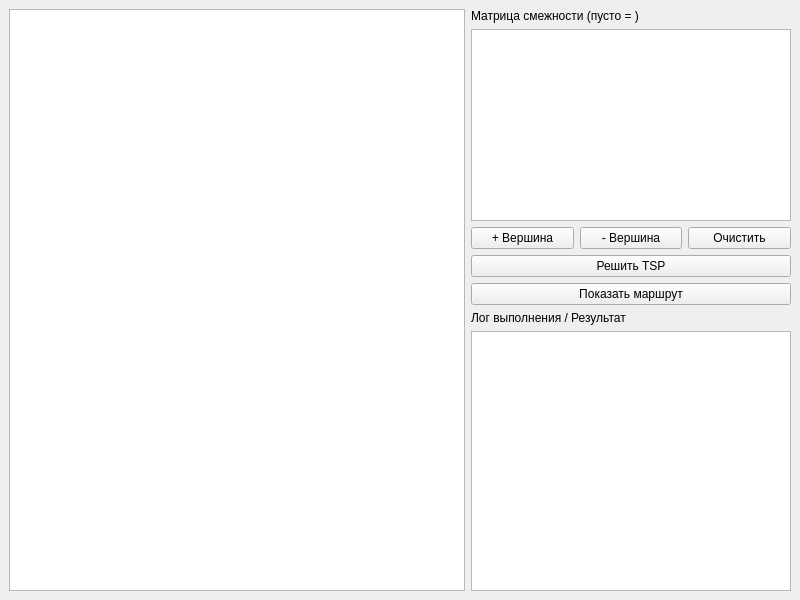
<?xml version="1.0" encoding="UTF-8"?>
<ui version="4.0">
 <class>MainWindow</class>
 <widget class="QMainWindow" name="MainWindow">
  <property name="geometry">
   <rect>
    <x>0</x>
    <y>0</y>
    <width>800</width>
    <height>600</height>
   </rect>
  </property>
  <property name="windowTitle">
   <string>MainWindow</string>
  </property>
  <widget class="QWidget" name="centralwidget">
   <layout class="QHBoxLayout" name="horizontalLayout_2">
    <item>
     <layout class="QHBoxLayout" name="horizontalLayout" stretch="10,7">
      <item>
       <widget class="QGraphicsView" name="graphicsView"/>
      </item>
      <item>
       <layout class="QVBoxLayout" name="verticalLayout">
        <item>
         <widget class="QLabel" name="label">
          <property name="text">
           <string>Матрица смежности (пусто = )</string>
          </property>
         </widget>
        </item>
        <item>
         <widget class="QTableWidget" name="tableMatrix">
          <property name="sizePolicy">
           <sizepolicy hsizetype="Minimum" vsizetype="Minimum">
            <horstretch>0</horstretch>
            <verstretch>0</verstretch>
           </sizepolicy>
          </property>
         </widget>
        </item>
        <item>
         <layout class="QHBoxLayout" name="horizontalLayout_3">
          <item>
           <widget class="QPushButton" name="btnAddVertex">
            <property name="text">
             <string>+ Вершина</string>
            </property>
           </widget>
          </item>
          <item>
           <widget class="QPushButton" name="btnRemoveVertex">
            <property name="text">
             <string>- Вершина</string>
            </property>
           </widget>
          </item>
          <item>
           <widget class="QPushButton" name="btnClearMatrix">
            <property name="text">
             <string>Очистить</string>
            </property>
           </widget>
          </item>
         </layout>
        </item>
        <item>
         <widget class="QPushButton" name="btnSolve">
          <property name="text">
           <string>Решить TSP</string>
          </property>
         </widget>
        </item>
        <item>
         <widget class="QPushButton" name="btnShowRoute">
          <property name="text">
           <string>Показать маршрут</string>
          </property>
         </widget>
        </item>
        <item>
         <widget class="QLabel" name="label_2">
          <property name="text">
           <string>Лог выполнения / Результат</string>
          </property>
         </widget>
        </item>
        <item>
         <widget class="QPlainTextEdit" name="textOutput">
          <property name="font">
           <font>
            <family>Consolas</family>
            <pointsize>10</pointsize>
           </font>
          </property>
          <property name="readOnly">
           <bool>true</bool>
          </property>
         </widget>
        </item>
       </layout>
      </item>
     </layout>
    </item>
   </layout>
  </widget>
 </widget>
 <resources/>
 <connections/>
</ui>
